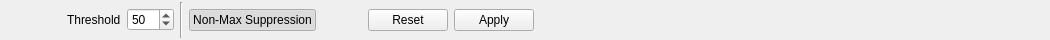
<?xml version="1.0" encoding="UTF-8"?>
<ui version="4.0">
 <class>barFeaturesFast</class>
 <widget class="QWidget" name="barFeaturesFast">
  <property name="enabled">
   <bool>true</bool>
  </property>
  <property name="geometry">
   <rect>
    <x>0</x>
    <y>0</y>
    <width>1050</width>
    <height>40</height>
   </rect>
  </property>
  <property name="sizePolicy">
   <sizepolicy hsizetype="Expanding" vsizetype="Preferred">
    <horstretch>0</horstretch>
    <verstretch>0</verstretch>
   </sizepolicy>
  </property>
  <property name="minimumSize">
   <size>
    <width>0</width>
    <height>40</height>
   </size>
  </property>
  <property name="maximumSize">
   <size>
    <width>16777215</width>
    <height>40</height>
   </size>
  </property>
  <property name="windowTitle">
   <string>FAST Parameters Toolbar</string>
  </property>
  <layout class="QHBoxLayout" name="horizontalLayout">
   <property name="topMargin">
    <number>2</number>
   </property>
   <property name="rightMargin">
    <number>4</number>
   </property>
   <property name="bottomMargin">
    <number>2</number>
   </property>
   <item>
    <widget class="QLabel" name="label_2">
     <property name="sizePolicy">
      <sizepolicy hsizetype="Fixed" vsizetype="Fixed">
       <horstretch>0</horstretch>
       <verstretch>0</verstretch>
      </sizepolicy>
     </property>
     <property name="minimumSize">
      <size>
       <width>24</width>
       <height>24</height>
      </size>
     </property>
     <property name="maximumSize">
      <size>
       <width>24</width>
       <height>24</height>
      </size>
     </property>
     <property name="pixmap">
      <pixmap>:icons/Fast.png</pixmap>
     </property>
     <property name="scaledContents">
      <bool>true</bool>
     </property>
    </widget>
   </item>
   <item>
    <widget class="QFrame" name="frame_3">
     <property name="sizePolicy">
      <sizepolicy hsizetype="Fixed" vsizetype="Preferred">
       <horstretch>0</horstretch>
       <verstretch>0</verstretch>
      </sizepolicy>
     </property>
     <property name="minimumSize">
      <size>
       <width>20</width>
       <height>0</height>
      </size>
     </property>
     <property name="maximumSize">
      <size>
       <width>20</width>
       <height>16777215</height>
      </size>
     </property>
    </widget>
   </item>
   <item>
    <widget class="QLabel" name="label_3">
     <property name="text">
      <string>Threshold</string>
     </property>
     <property name="buddy">
      <cstring>uiSpinBoxThreshold</cstring>
     </property>
    </widget>
   </item>
   <item>
    <widget class="QSpinBox" name="uiSpinBoxThreshold">
     <property name="enabled">
      <bool>true</bool>
     </property>
     <property name="minimum">
      <number>1</number>
     </property>
     <property name="maximum">
      <number>999</number>
     </property>
     <property name="value">
      <number>50</number>
     </property>
    </widget>
   </item>
   <item>
    <widget class="Line" name="line">
     <property name="orientation">
      <enum>Qt::Vertical</enum>
     </property>
    </widget>
   </item>
   <item>
    <widget class="QPushButton" name="uiPushButtonNonMax">
     <property name="text">
      <string>Non-Max Suppression</string>
     </property>
     <property name="checkable">
      <bool>true</bool>
     </property>
     <property name="checked">
      <bool>true</bool>
     </property>
    </widget>
   </item>
   <item>
    <widget class="QFrame" name="frame_8">
     <property name="sizePolicy">
      <sizepolicy hsizetype="Fixed" vsizetype="Preferred">
       <horstretch>0</horstretch>
       <verstretch>0</verstretch>
      </sizepolicy>
     </property>
     <property name="minimumSize">
      <size>
       <width>40</width>
       <height>0</height>
      </size>
     </property>
     <property name="maximumSize">
      <size>
       <width>40</width>
       <height>16777215</height>
      </size>
     </property>
     <property name="frameShape">
      <enum>QFrame::NoFrame</enum>
     </property>
     <property name="frameShadow">
      <enum>QFrame::Raised</enum>
     </property>
    </widget>
   </item>
   <item>
    <widget class="QDialogButtonBox" name="uiButtonBox">
     <property name="sizePolicy">
      <sizepolicy hsizetype="Fixed" vsizetype="Fixed">
       <horstretch>0</horstretch>
       <verstretch>0</verstretch>
      </sizepolicy>
     </property>
     <property name="toolTip">
      <string>Reset Parameters to Their Default Values</string>
     </property>
     <property name="standardButtons">
      <set>QDialogButtonBox::Apply|QDialogButtonBox::Reset</set>
     </property>
    </widget>
   </item>
   <item>
    <spacer name="horizontalSpacer">
     <property name="orientation">
      <enum>Qt::Horizontal</enum>
     </property>
     <property name="sizeHint" stdset="0">
      <size>
       <width>40</width>
       <height>20</height>
      </size>
     </property>
    </spacer>
   </item>
  </layout>
 </widget>
 <resources/>
 <connections/>
</ui>
